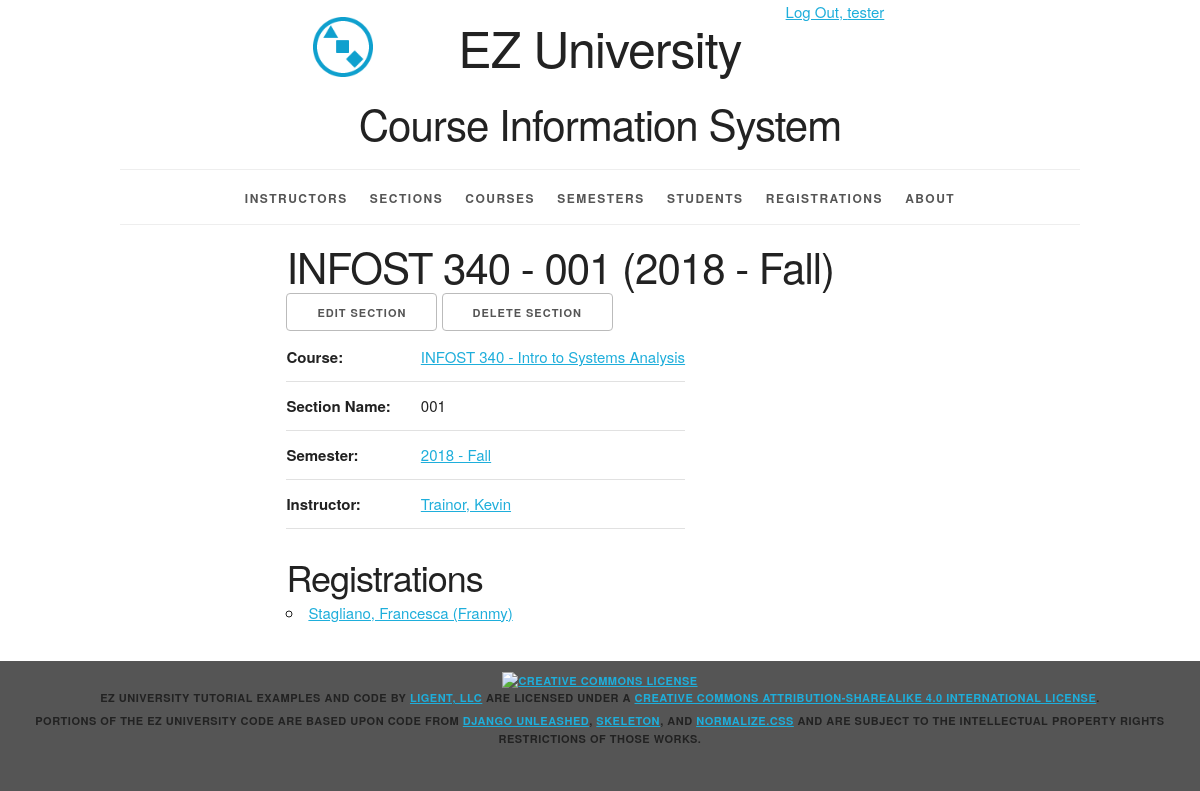
Page /section/1/ (signed in) on the committed database.
### courseInfo/models.py (models this page shows, shortened)
class Section(models.Model):
    section_id = models.AutoField(primary_key=True)
    section_name = models.CharField(max_length=10)
    semester = models.ForeignKey(Semester, related_name='sections', on_delete=models.PROTECT)
    course = models.ForeignKey(Course, related_name='sections', on_delete=models.PROTECT)
    instructor = models.ForeignKey(Instructor, related_name='sections', on_delete=models.PROTECT)
    def __str__(self):
        return '%s - %s (%s)' % (self.course.course_number, self.section_name, self.semester.__str__())
    def get_update_url(self):
        return reverse('courseInfo_section_update_urlpattern',
                       kwargs={'pk': self.pk}
                       )
    def get_delete_url(self):
        return reverse('courseInfo_section_delete_urlpattern',
                       kwargs={'pk': self.pk}
                       )
    class Meta:
        ordering = ['course__course_number', 'section_name', 'semester__semester_name']
        unique_together = (('semester', 'course', 'section_name'),)

class Course(models.Model):
    course_id = models.AutoField(primary_key=True)
    course_number = models.CharField(max_length=20)
    course_name = models.CharField(max_length=225)
    def __str__(self):
        return '%s - %s' % (self.course_number, self.course_name)
    def get_absolute_url(self):
        return reverse('courseInfo_course_detail_urlpattern',
                       kwargs={'pk': self.pk})
    class Meta:
        ordering = ['course_number', 'course_name']
        unique_together = (('course_number', 'course_name'),)

class Semester(models.Model):
    semester_id = models.AutoField(primary_key=True)
    year = models.ForeignKey(Year, related_name='semesters', on_delete=models.PROTECT)
    period = models.ForeignKey(Period, related_name='semesters', on_delete=models.PROTECT)
    def __str__(self):
        return '%s - %s' % (self.year.year, self.period.period_name)
    def get_absolute_url(self):
        return reverse('courseInfo_semester_detail_urlpattern', kwargs={'pk':self.pk})
    class Meta:
        ordering =['year__year', 'period__period_sequence']
        unique_together=('year', 'period')

class Year(models.Model):
    year_id = models.AutoField(primary_key=True)
    year = models.IntegerField(unique=True)
    class Meta:
        ordering = ['year']

class Period(models.Model):
    period_id = models.AutoField(primary_key=True)
    period_sequence = models.IntegerField(unique=True)
    period_name=models.CharField(max_length=45,unique=True)
    class Meta:
        ordering = ['period_sequence']

class Instructor(models.Model):
    instructor_id = models.AutoField(primary_key=True)
    first_name = models.CharField(max_length=45)
    last_name = models.CharField(max_length=45)
    def __str__(self):
        return '%s, %s' % (self.last_name, self.first_name)
    def get_absolute_url(self):
        return reverse('courseInfo_instructor_detail_urlpattern',
                       kwargs={'pk': self.pk})
    class Meta:
        ordering = ['last_name', 'first_name']
        unique_together = (('last_name', 'first_name'),)

class Registration(models.Model):
    registration_id = models.AutoField(primary_key=True)
    student = models.ForeignKey(Student, related_name='registrations', on_delete=models.PROTECT)
    section = models.ForeignKey(Section, related_name='registrations', on_delete=models.PROTECT)
    def get_absolute_url(self):
        return reverse('courseInfo_registration_detail_urlpattern',
                       kwargs={'pk': self.pk})
    class Meta:
        ordering = ['section', 'student']
        unique_together = (('section', 'student'),)

class Student(models.Model):
    student_id = models.AutoField(primary_key=True)
    first_name = models.CharField(max_length=45)
    last_name = models.CharField(max_length=45)
    nickname = models.CharField(max_length=45, blank=True, default='')
    def __str__(self):
        result = ''
        if self.nickname == '':
            result = '%s, %s' % (self.last_name, self.first_name)
        else:
            result = '%s, %s (%s)' % (self.last_name, self.first_name, self.nickname)
        return result
    class Meta:
        ordering = ['last_name', 'first_name', 'nickname']
        unique_together = (('last_name', 'first_name', 'nickname'),)

### courseInfo/views.py (the view)
class SectionDetail(LoginRequiredMixin, PermissionRequiredMixin, View):
    permission_required = 'courseInfo.view_section'
    def get(self, request, pk):
        section = get_object_or_404(
            Section,
            pk=pk
        )
        course = section.course
        semester = section.semester
        instructor = section.instructor
        registration_list = section.registrations.all()
        return render(
            request,
            'courseInfo/section_detail.html',
            {'section': section,
             'course': course,
             'semester': semester,
             'instructor': instructor,
             'registration_list': registration_list}
        )

### courseInfo/templates/courseInfo/section_detail.html (shortened to what this page needs)
{% extends 'courseInfo/base.html' %}
{% block content %}
    <article>
        <div class="row">
            <div class="offset-by-two eight columns">
                <h2>{{ section }}</h2>
                <ul class="inline">
                    {% if perms.courseInfo.change_section %}
                    <li>
                        <a href="{{ section.get_update_url }}"
                           class="button">
                            Edit Section</a></li>
                    {% endif %}
                {% if perms.courseInfo.delete_section %}
                    <li>
                        <a href="{{ section.get_delete_url }}"
                           class="button">
                            Delete Section</a></li>
                {% endif %}
                </ul>
                   <section>
        <table>
            <tr>
                <th>Course:</th>
                <td><a href="{{ course.get_absolute_url }}">{{ course }}</a></td>
            </tr>
            <tr>
                <th>Section Name:</th>
                <td>{{ section.section_name }}</td>
            </tr>
            <tr>
                <th>Semester:</th>
                <td><a href="{{ semester.get_absolute_url }}">{{ semester }}</a></td>
            </tr>
            <tr>
                <th>Instructor:</th>
                <td><a href="{{ instructor.get_absolute_url }}">{{ instructor }}</a></td>
            </tr>
        </table>
    </section>
    <section>
        <h3>Registrations</h3>
        <ul>
            {% for registration in registration_list %}
                <li>
                    <a href="{{ registration.get_absolute_url }}">{{ registration.student }}</a>
                </li>
            {% empty %}
                <li><em>There are currently no students registered for this section.</em></li>
            {% endfor %}
        </ul>
    </section>
            </div>
        </div>
    </article>
{% endblock %}

### courseInfo/templates/courseInfo/base.html (shortened to what this page needs)
{% load staticfiles %}
<!DOCTYPE html>
<html lang="en">
<head>
    <link rel="stylesheet" type="text/css"
          href="{% static 'courseInfo/normalize.css' %}">
    <link rel="stylesheet" type="text/css"
          href="{% static 'courseInfo/skeleton.css' %}">
    <link rel="stylesheet" type="text/css"
          href="{% static 'courseInfo/style.css' %}">
</head>
<body>
<div class="container">
    <div class="status row">
        <div class="offset-by-eight four columns">
            <ul class="inline">
                {% if user.is_authenticated %}
                    <li><a href="{% url 'logout_urlpattern' %}">
                        Log Out, {{ user.get_username }}</a></li>
                {% else %}
                    <li><a href="{% url 'login_urlpattern' %}">
                        Log In</a></li>
                {% endif %}
            </ul>
        </div>
    </div>
    <header class="row">
        <div class="offset-by-one ten columns">
            <h1 class="logo">EZ University</h1>
            <h2>Course Information System</h2>
        </div>
    </header>
    <nav>
        <ul>
            {% if perms.courseInfo.view_instructor %}
                <li>
                    <a href="{% url 'courseInfo_instructor_list_urlpattern' %}">
                        Instructors</a></li>
            {% endif %}
            {% if perms.courseInfo.view_section %}
                <li>
                    <a href="{% url 'courseInfo_section_list_urlpattern' %}">
                        Sections</a></li>
            {% endif %}
            {% if perms.courseInfo.view_course %}
                <li>
                    <a href="{% url 'courseInfo_course_list_urlpattern' %}">
                        Courses</a></li>
            {% endif %}
            {% if perms.courseInfo.view_semester %}
                <li>
                    <a href="{% url 'courseInfo_semester_list_urlpattern' %}">
                        Semesters</a></li>
            {% endif %}
            {% if perms.courseInfo.view_student %}
                <li>
                    <a href="{% url 'courseInfo_student_list_urlpattern' %}">
                        Students</a></li>
            {% endif %}
            {% if perms.courseInfo.view_registration %}
                <li>
                    <a href="{% url 'courseInfo_registration_list_urlpattern' %}">
                        Registrations</a></li>
            {% endif %}
            <li>
                <a href="{% url 'about_urlpattern' %}">
                    About</a></li>
        </ul>
    </nav>
    <main>
        {% block content %}{% endblock %}
    </main>
</div>
<footer>
    <p>
        <a rel="license" href="http://creativecommons.org/licenses/by-sa/4.0/">
            <img alt="Creative Commons License" style="border-width:0"
                 src="https://i.creativecommons.org/l/by-sa/4.0/88x31.png"/>
        </a><br/><span property="dct:title">EZ University Tutorial Examples and Code</span>
        by
        <a href="https://www.ligent.net" property="cc:attributionName"
           rel="cc:attributionURL">Ligent, LLC</a> are licensed under a
        <a rel="license" href="http://creativecommons.org/licenses/by-sa/4.0/">Creative Commons Attribution-ShareAlike
            4.0 International License</a>.
    </p>
    <p>Portions of the EZ University code are based upon code from
        <a href="https://django-unleashed.com">Django Unleashed</a>,
        <a href="http://getskeleton.com/">Skeleton</a>, and
        <a href="https://necolas.github.io/normalize.css/">Normalize.css</a> and
        are subject to the intellectual property rights restrictions of those works.
    </p>
</footer>
</body>
</html>

### courseInfo/static/courseInfo/skeleton.css (style rules this page uses)
.container { position: relative; width: 100%; max-width: 960px; margin: 0 auto; padding: 0 20px; box-sizing: border-box; }
.column, .columns { width: 100%; float: left; box-sizing: border-box; }
@media (min-width: 400px) { .container { width: 85%; padding: 0; } }
@media (min-width: 550px) { .container { width: 80%; } }
@media (min-width: 550px) { .column, .columns { margin-left: 4%; } }
@media (min-width: 550px) { .column:first-child, .columns:first-child { margin-left: 0; } }
@media (min-width: 550px) { .four.columns { width: 30.6666666667%; } }
@media (min-width: 550px) { .eight.columns { width: 65.3333333333%; } }
@media (min-width: 550px) { .ten.columns { width: 82.6666666667%; } }
@media (min-width: 550px) { .offset-by-one.column, .offset-by-one.columns { margin-left: 8.66666666667%; } }
@media (min-width: 550px) { .offset-by-two.column, .offset-by-two.columns { margin-left: 17.3333333333%; } }
@media (min-width: 550px) { .offset-by-eight.column, .offset-by-eight.columns { margin-left: 69.3333333333%; } }
html { font-size: 62.5%; }
body { font-size: 1.5em; line-height: 1.6; font-weight: 400; font-family: "Raleway", "HelveticaNeue", "Helvetica Neue", Helvetica, Arial, sans-serif; color: #222; }
h1, h2, h3, h4, h5, h6 { margin-top: 0; margin-bottom: 2rem; font-weight: 300; }
h1 { font-size: 4.0rem; line-height: 1.2; letter-spacing: -.1rem; }
h2 { font-size: 3.6rem; line-height: 1.25; letter-spacing: -.1rem; }
h3 { font-size: 3.0rem; line-height: 1.3; letter-spacing: -.1rem; }
@media (min-width: 550px) { h1 { font-size: 5.0rem; } }
@media (min-width: 550px) { h2 { font-size: 4.2rem; } }
@media (min-width: 550px) { h3 { font-size: 3.6rem; } }
p { margin-top: 0; }
a { color: #1EAEDB; }
.button, button, input[type="submit"], input[type="reset"], input[type="button"] { display: inline-block; height: 38px; padding: 0 30px; color: #555; text-align: center; font-size: 11px; font-weight: 600; line-height: 38px; letter-spacing: .1rem; text-transform: uppercase; text-decoration: none; white-space: nowrap; background-color: transparent; border-radius: 4px; border: 1px solid #bbb; cursor: pointer; box-sizing: border-box; }
ul { list-style: circle inside; }
ol, ul { padding-left: 0; margin-top: 0; }
li { margin-bottom: 1rem; }
th, td { padding: 12px 15px; text-align: left; border-bottom: 1px solid #E1E1E1; }
th:first-child, td:first-child { padding-left: 0; }
th:last-child, td:last-child { padding-right: 0; }
button, .button { margin-bottom: 1rem; }
pre, blockquote, dl, figure, table, p, ul, ol, form { margin-bottom: 2.5rem; }
.container:after, .row:after, .u-cf { content: ""; display: table; clear: both; }

### courseInfo/static/courseInfo/style.css (style rules this page uses)
html { height: 100%; background-color: #555; }
body { background-color: white; }
body>div>header { text-align: center;; }
header h1 { display: inline-block; font-weight: normal; font-style: normal; width: 100%; margin-top: 0; padding-top: 0; }
.logo { padding-top: 50px; background-image: url("/static/courseInfo/logo.png"); background-size: 50px; background-repeat: no-repeat; background-position: top; }
@media (min-width: 750px) { .logo { padding-top: 0; background-size: contain; background-position: 0% 0%; } }
@media (min-width: 1000px) { .logo { background-position: 10% 0%; } }
@media (min-width: 1200px) { .logo { background-position: 15% 0%; } }
nav { border-top: 1px solid #eee; width: 100%; border-bottom: 1px solid #eee; margin: 0 0 1em; padding: 0; }
nav ul { margin: 0; padding: 1em 0; list-style-type: none; text-align: center; }
nav ul li { display: inline; padding: 0; margin: 0 0.25em; font-weight: 600; text-transform: uppercase; text-align: center; font-size: 1rem; letter-spacing: .10rem; }
@media (min-width: 400px) { nav ul li { letter-spacing: .15rem; font-size: 1.2rem; margin: 0 0.5em; } }
@media (min-width: 550px) { nav ul li { margin: 0 0.75em; } }
nav ul li a { color: #555; text-decoration: none; background-color: transparent; cursor: pointer; }
article h2 { margin: 0; padding: 0; }
article h3 { margin: 0; padding: 0; }
.inline { list-style-type: none; padding: 0; margin: 0 0 -0.5em; }
.inline li { display: inline; }
body>footer { width: 100%; background-color: #555; font-size: 1.1rem; letter-spacing: .05rem; font-weight: 600; text-transform: uppercase; text-align: center; padding: 1em 0; margin: 1em 0; }
body>footer p { margin-bottom: 0.5rem; }

### rows in the picture
Section: course+section_name+semester "INFOST 340 - 001 (2018 - Fall)", section_name "001"
Course: course_number+course_name "INFOST 340 - Intro to Systems Analysis"
Semester: year+period "2018 - Fall"
Instructor: last_name+first_name "Trainor, Kevin"
Registration: student "Stagliano, Francesca (Franmy)"

### other values in the picture
{{ user.get_username }} "tester"
